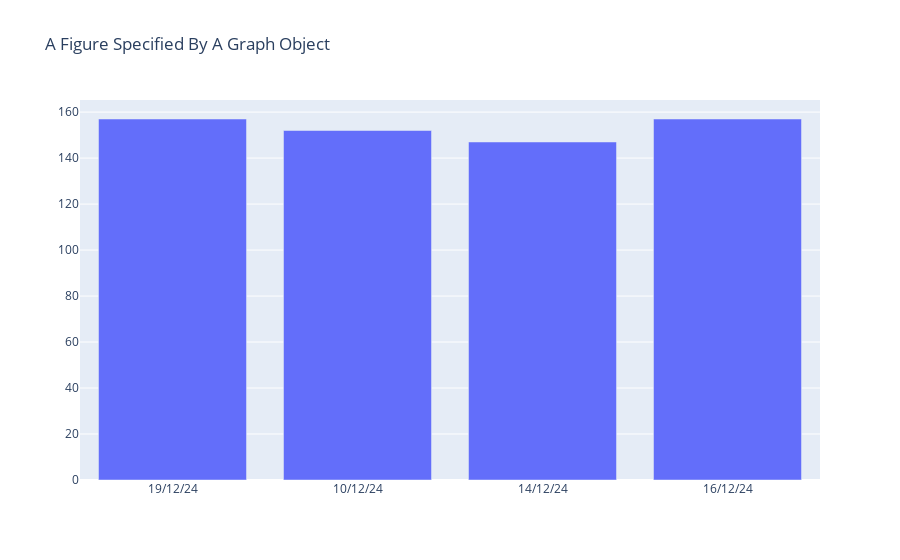

The code cell stored with this chart in its notebook:
### Code cell
fig = go.Figure(

    data=[go.Bar(x=xdata, y=ydata)],
    layout=go.Layout(
        title=go.layout.Title(text="A Figure Specified By A Graph Object",font_color="blue",
    )
)
fig.show()

### Figure 1 — Plotly figure (JSON) as saved in the notebook; plotly's stock layout.template omitted (floating-point values rounded to 4 significant figures)
{"data": [{"type": "bar", "x": ["19/12/24", "10/12/24", "14/12/24", "16/12/24"], "y": [157, 152, 147, 157]}], "layout": {"title": {"text": "A Figure Specified By A Graph Object"}}}
